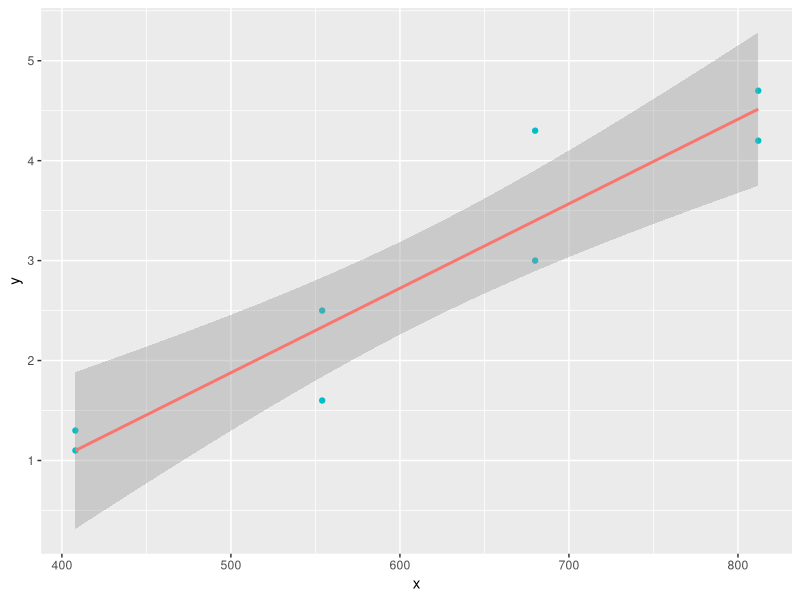
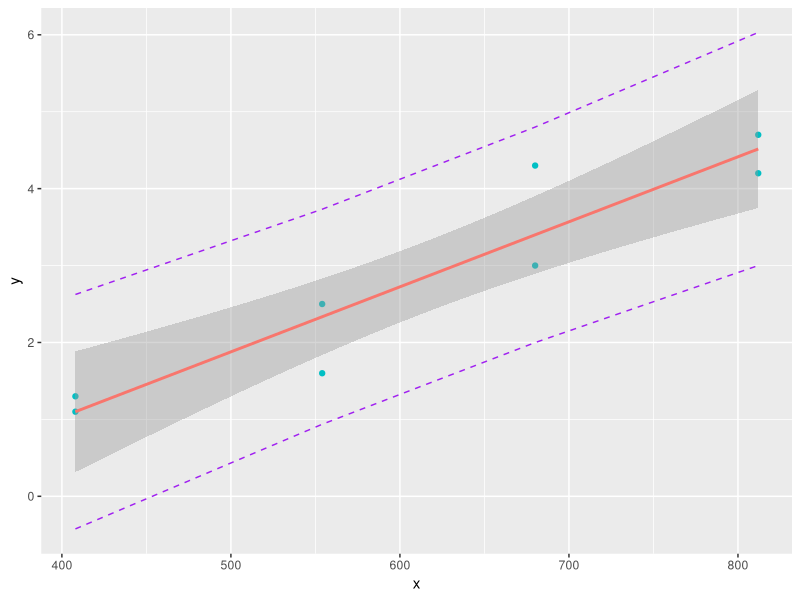
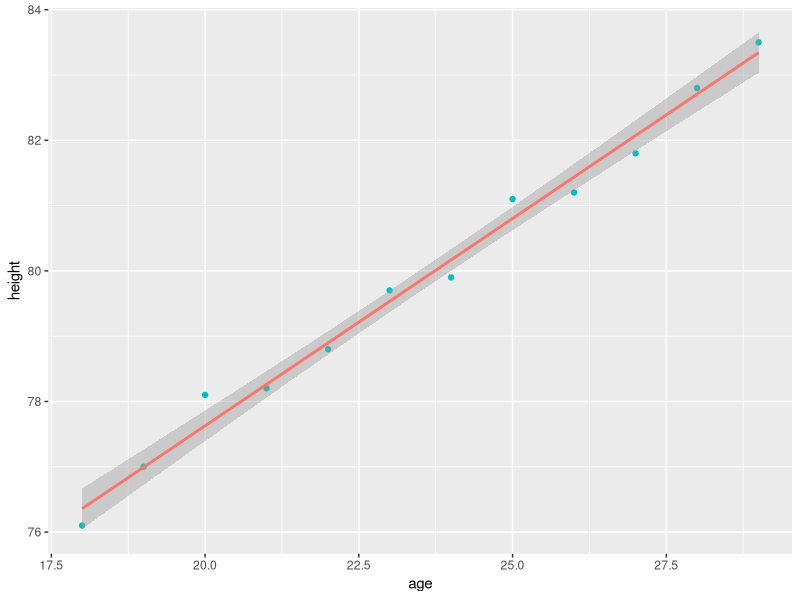

The R script that drew these images, in order:
library(ggplot2)
library(readxl)

# 1 - 11a)

db <- data.frame(
  x = c(408,408,554,554,680,680,812,812),
  y = c(1.1,1.3,1.6,2.5,3.0,4.3,4.2,4.7)
)

model <- lm(y~x, data=db)
model

pred.int <- predict(model, interval = "prediction")
db <- cbind(db, pred.int)

p <- ggplot(db, aes(x, y, col="pink")) +
  geom_point() +
  stat_smooth(method = lm, aes(col="lightblue")) +
  theme(legend.position = "none")
p

# 1 - 11b)

conf_int450 <- predict(model, data.frame(x=450), interval='confidence')
conf_int450

# 1 - 11c)

pred_int650 <- predict(model, data.frame(x=650), interval='prediction')
pred_int650

# 1 Final Graph

p + geom_line(aes(y = lwr), color = "purple", linetype = "dashed")+
  geom_line(aes(y = upr), color = "purple", linetype = "dashed")


# 2

age_height_db <- read_excel("Datasets/ageandheight.xls", sheet="Hoja2")
lmHeight = lm(height~age, data = age_height_db)
summary(lmHeight)

# Equation -> height = 64.9283 + 0.635 * age

p <- ggplot(age_height_db, aes(age, height, col="pink")) +
  geom_point() +
  stat_smooth(method = lm, aes(col="lightblue")) +
  theme(legend.position = "none")
p

# 2 - Q1

cint_age <- confint(lmHeight, "age", level=0.99)
cint_age


# 3

cov(age_height_db$height, age_height_db$age)
cor(age_height_db$height, age_height_db$age)

# 3 - Q2

# Since the covariance is positive we can tell that when the height parameter increases, the age one also increases, same when decreasing.
# With the correlation coefficient of 0.9943 we can tell that there is a really strong linear relationship, we can tell that there is a strong one when we get a value between 0.8 and 1, which is the maximum and would indicate that they are perfectly related.



